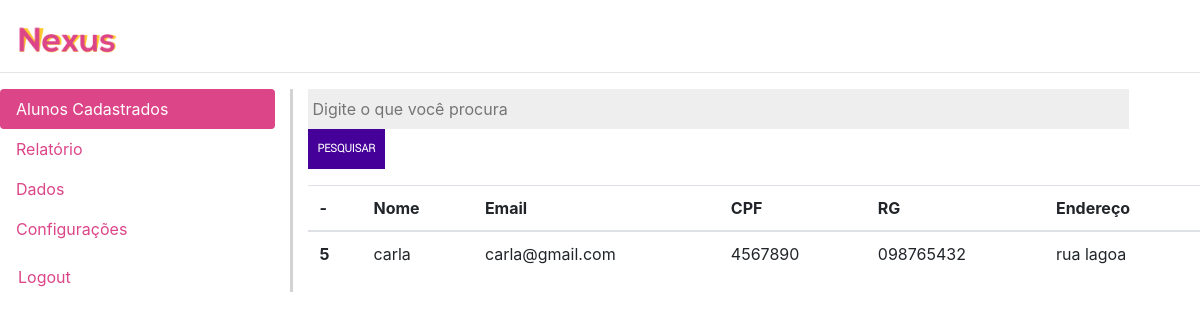
Screenshot of /Curso.php?cod=4 with the database file from the repository.
### tables this page shows
CREATE TABLE `tbcursoaluno` (
  `codCursoAluno` int(11) NOT NULL,
  `codCursoconfirmado` int(11) NOT NULL,
  `codAluno` int(11) NOT NULL,
  `nomeAluno` varchar(70) NOT NULL,
  `emailAluno` varchar(70) NOT NULL,
  `enderecoAluno` varchar(70) NOT NULL,
  `cpfAluno` varchar(70) NOT NULL,
  `rgAluno` varchar(70) NOT NULL
);

### Curso.php (the view, shortened to what this page needs)
<?php
    include_once("conexao.php");
  $codCursoTT = $_GET["cod"];
?>
<html lang="pt-br">
<head>
    <link rel="stylesheet" type="text/css" href="css/css.css" media="screen" />
    <link rel="stylesheet" type="text/css" href="css/bootstrap.min.css" media="screen" />
    <link rel="stylesheet" type="text/css" href="css/style.css">
</head>
<body>
    <br>
        <div style="padding-left:10px" class="logoADM">
            <a href="index.php"><img src="img/nexus3.png"></a>
        </div>
   <hr>
  <div class="row">
  <div style="border-right : 3px solid lightgray"class="col-3">
    <div class="nav flex-column nav-pills" id="v-pills-tab" role="tablist" aria-orientation="vertical">
      <a class="nav-link active" id="v-pills-home-tab" data-toggle="pill" href="#v-pills-home" role="tab" aria-controls="v-pills-home" aria-selected="true">Alunos Cadastrados</a>
      <a class="nav-link" id="v-pills-profile-tab" data-toggle="pill" href="#v-pills-profile" role="tab" aria-controls="v-pills-profile" aria-selected="false">Relatório </a>
      <a class="nav-link" id="v-pills-messages-tab" data-toggle="pill" href="#v-pills-messages" role="tab" aria-controls="v-pills-messages" aria-selected="false">Dados</a>
      <a class="nav-link" id="v-pills-settings-tab" data-toggle="pill" href="#v-pills-settings" role="tab" aria-controls="v-pills-settings" aria-selected="false">Configurações</a>
        <?php echo("<a class='nav-link' id='v-pills-settings-tab' data-toggle='pill' role='tab' aria-controls='v-pills-settings' aria-selected='false'> <a href='removerl.php?cod=$codCursoTT'>&nbsp &nbsp  Logout</a></a>")?>
    </div>
  </div>
  <div class="col-9">
    <div class="tab-content" id="v-pills-tabContent">
      <div class="tab-pane fade show active" id="v-pills-home" role="tabpanel" aria-labelledby="v-pills-home-tab">
       <div class="table-responsive-md">
          <div id='busca'>
              <form action="curso.php" class="search" method="get">
                <input style="height:40px" id="txtbusca" name="pesq" type="text" value="" placeholder="Digite o que você procura" />
                <input style="height:40px" id="btnBusca" type="submit" value="Pesquisar"/>
              </form>
          </div>
        <table class="table">
          <thead>
            <tr>
                 <th scope="col">-</th>
              <th scope="col">Nome</th>
              <th scope="col">Email</th>
              <th scope="col">CPF</th>
              <th scope="col">RG</th>
              <th scope="col">Endereço</th>
            </tr>
      </thead>
      <tbody>
        <?php
           $codCursoTT = $_GET["cod"];
            if(isset($_GET['pesq'])){
                $busca = $_GET['pesq'];
                $sqli = mysqli_query($conn, "SELECT * FROM tbCursoaluno WHERE nome LIKE '$busca' AND codCursoconfirmado= '$codCursoTT' ");
                while ($linha = mysqli_fetch_array($sqli)){
                    $codAluno = $linha['codAluno'];
                    echo("<tr>
                        <th scope='row'>{$linha['codAluno']}</th>
                        <td>{$linha['nomeAluno']}</td>
                        <td>{$linha['emailAluno']}</td>
                        <td>{$linha['cpfAluno']}</td>
                        <td>{$linha['rgAluno']}</td>
                        <td>{$linha['enderecoAluno']}</td>
                    </tr>");
                }
            } else {
                $sqli = mysqli_query($conn, "SELECT * FROM tbcursoAluno WHERE codCursoconfirmado= '$codCursoTT'");
               while ($linha = mysqli_fetch_array($sqli)){
                    echo("<tr>
                        <th scope='row'>{$linha['codAluno']}</th>
                        <td>{$linha['nomeAluno']}</td>
                        <td>{$linha['emailAluno']}</td>
                        <td>{$linha['cpfAluno']}</td>
                        <td>{$linha['rgAluno']}</td>
                        <td>{$linha['enderecoAluno']}</td>
                    </tr>");
                }
            }
        ?>
                </tbody>
           </table>
       </div>
    </div>
    </div>
  </div>
</div>
</body>
</html>

### css/css.css (style rules this page uses)
#busca { margin:0 auto; padding:0; }
#txtbusca { border:0px solid #222; background:#EEE; width:92%; height:36px; margin:0 auto; padding:5px 0 5px 5px; float:left; line-height:36px; }
#btnBusca { background:#440099; position:relative; border:0px solid #222; color:#FFF; margin:0 auto; padding:10px; border:0 none; font-size:11px; font-weight:bold; text-transform:uppercase; font-family: login; }
* { box-sizing: border-box; transition: all .3s ease; }
img { width: 100%; }
a { font: lolo; }
.logoADM { width: 125px; }

### rows the page displays
tbcursoaluno: codAluno "5", nomeAluno "carla", emailAluno "carla@gmail.com", cpfAluno "4567890", rgAluno "098765432", enderecoAluno "rua lagoa"
